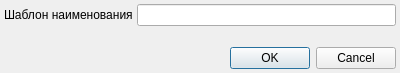
<?xml version="1.0" encoding="UTF-8"?>
<ui version="4.0">
 <class>ItemFilterDialog</class>
 <widget class="QDialog" name="ItemFilterDialog">
  <property name="geometry">
   <rect>
    <x>0</x>
    <y>0</y>
    <width>400</width>
    <height>73</height>
   </rect>
  </property>
  <property name="windowTitle">
   <string>Dialog</string>
  </property>
  <layout class="QGridLayout" name="gridLayout">
   <property name="margin">
    <number>4</number>
   </property>
   <property name="spacing">
    <number>4</number>
   </property>
   <item row="0" column="0">
    <widget class="QLabel" name="lblNameTemplate">
     <property name="text">
      <string>Шаблон наименования</string>
     </property>
    </widget>
   </item>
   <item row="0" column="1">
    <widget class="QLineEdit" name="edtNameTemplate"/>
   </item>
   <item row="2" column="0" colspan="2">
    <widget class="QDialogButtonBox" name="buttonBox">
     <property name="orientation">
      <enum>Qt::Horizontal</enum>
     </property>
     <property name="standardButtons">
      <set>QDialogButtonBox::Cancel|QDialogButtonBox::Ok</set>
     </property>
    </widget>
   </item>
   <item row="1" column="0">
    <spacer name="verticalSpacer">
     <property name="orientation">
      <enum>Qt::Vertical</enum>
     </property>
     <property name="sizeHint" stdset="0">
      <size>
       <width>20</width>
       <height>40</height>
      </size>
     </property>
    </spacer>
   </item>
  </layout>
 </widget>
 <resources/>
 <connections>
  <connection>
   <sender>buttonBox</sender>
   <signal>accepted()</signal>
   <receiver>ItemFilterDialog</receiver>
   <slot>accept()</slot>
   <hints>
    <hint type="sourcelabel">
     <x>248</x>
     <y>254</y>
    </hint>
    <hint type="destinationlabel">
     <x>157</x>
     <y>274</y>
    </hint>
   </hints>
  </connection>
  <connection>
   <sender>buttonBox</sender>
   <signal>rejected()</signal>
   <receiver>ItemFilterDialog</receiver>
   <slot>reject()</slot>
   <hints>
    <hint type="sourcelabel">
     <x>316</x>
     <y>260</y>
    </hint>
    <hint type="destinationlabel">
     <x>286</x>
     <y>274</y>
    </hint>
   </hints>
  </connection>
 </connections>
</ui>
